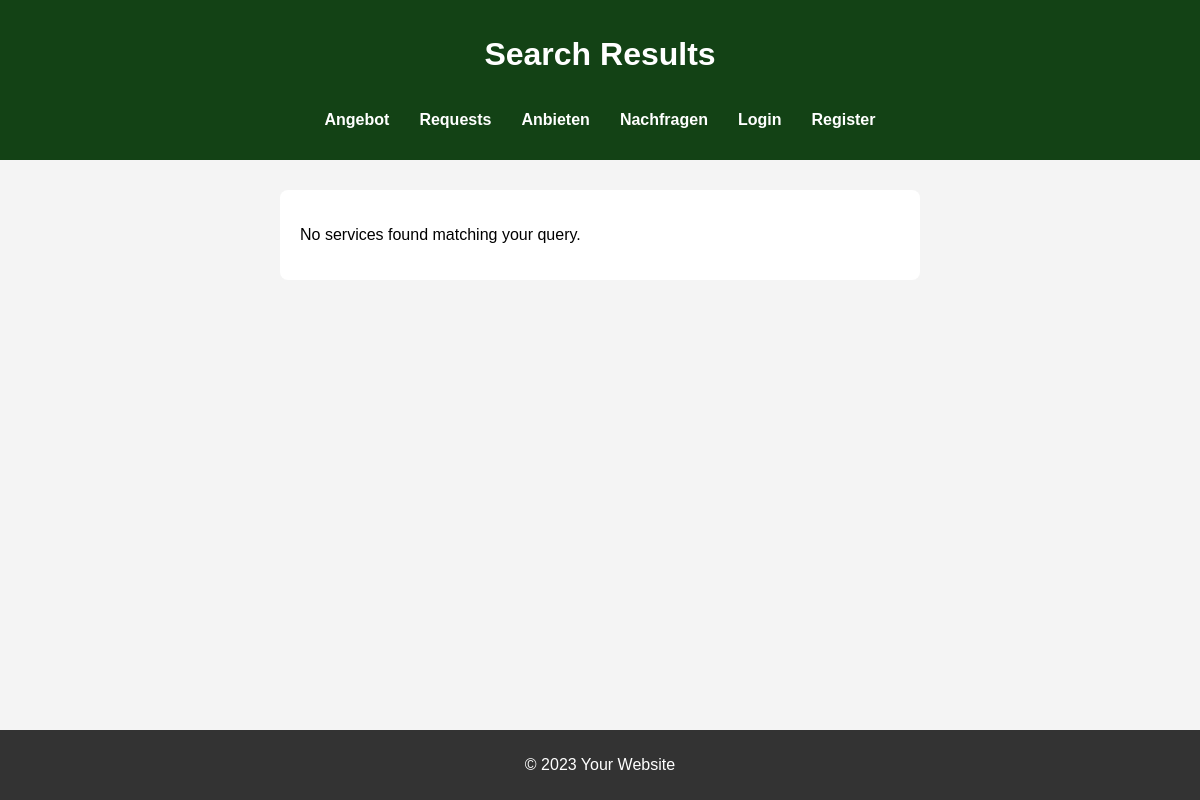
The page /search_results_supply on the database as committed earlier.
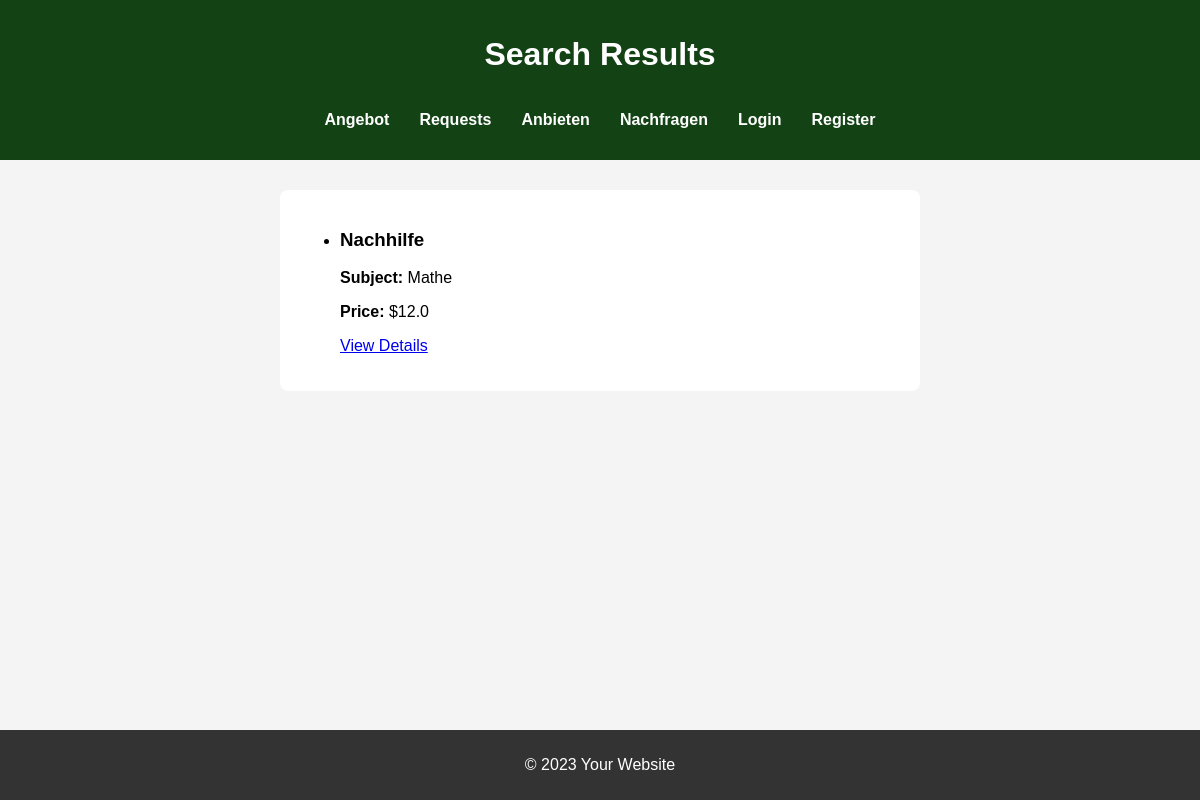
The same page on the database as committed later.
### app.py (models this page shows, shortened)
class ServicePost(db.Model):
    id = db.Column(db.Integer, primary_key=True)
    title = db.Column(db.String(100), nullable=False)
    description = db.Column(db.String(200), nullable=False)
    price = db.Column(db.Float, nullable=False)
    subject = db.Column(db.String(100), nullable=False)
    university = db.Column(db.String(100), nullable=False)
    semester = db.Column(db.String(50), nullable=False)
    contact =db.Column(db.String(100), nullable = False)
    additional_info =db.Column(db.String(200), nullable = True)
    user_id = db.Column(db.Integer, db.ForeignKey('user.id'), nullable=False)

### app.py (the view)
@app.route('/search_results_supply', methods=['GET'])
def search_results_supply():
    query = request.args.get('query')  # Get the search term from the URL (query parameter)
    if query:
        results = ServicePost.query.filter(
            (ServicePost.title.ilike(f"%{query}%")) |  # Match title
            (ServicePost.subject.ilike(f"%{query}%"))  # Or match subject
        ).all()
    else:
        results = ServicePost.query.all()  # If no query, show all results
    return render_template('search_results_supply.html', results=results)

### templates/search_results_supply.html (shortened to what this page needs)
<!DOCTYPE html>
<html lang="en">
<head>
    <link rel="stylesheet" href="{{ url_for('static', filename='style.css') }}">
</head>
<body>
    <header>
        <h1>Search Results</h1>
        <nav>
            <ul>
                <li><a href="/supply">Angebot</a></li>
                <li><a href="/requests">Requests</a></li>
                <li><a href="/university">Anbieten</a></li>
                <li><a href="/highschool">Nachfragen</a></li>
                {% if current_user.is_authenticated %}
                    <li><a href="/profile">Your Profile</a></li>
                    <li><a href="{{ url_for('logout') }}">Logout</a></li>
                {% else %}
                    <li><a href="{{ url_for('login') }}">Login</a></li>
                    <li><a href="{{ url_for('register') }}">Register</a></li>
                {% endif %}
            </ul>
        </nav>
    </header>
    <main>
        <form>
            {% if results %}
                <ul>
                    {% for post in results %}
                        <li>
                            <h3>{{ post.title }}</h3>
                            <p><strong>Subject:</strong> {{ post.subject }}</p>
                            <p><strong>Price:</strong> ${{ post.price }}</p>
                            <a href="{{ url_for('service_detail', service_id=post.id) }}">View Details</a>
                        </li>
                    {% endfor %}
                </ul>
            {% else %}
                <p>No services found matching your query.</p>
            {% endif %}
        </form>
    </main>
    <footer>
        <p>&copy; 2023 Your Website</p>
    </footer>
</body>
</html>

Rows that differ between the two databases and show on the page:
added ServicePost: title "Nachhilfe", subject "Mathe", price "12.0"
Other text that changed with them:
text no longer shown: "No services found matching your query."
